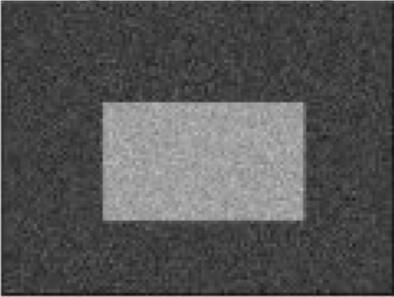
#> input picture Image Processing in OpenCV/Image Thresholding/nosing.jpg, 394 x 297 px
$ python Binarization.py
#> lines starting #> are read from the running program, lines starting #| are printed output that depends on the picture; after the words box and inside, x2 and y2 are one past the last pixel; in counts of white or black regions, pixels touching at a corner belong together
# -*- coding: utf-8 -*-
"""
@author: wuxin
"""

import cv2 as cv
import numpy as np
from matplotlib import pyplot as plt

if __name__ == "__main__":

    img = cv.imread('nosing.jpg', 0)
#> img is the input picture: shape (297, 394); min 16, max 226, mean 84
    blur = cv.GaussianBlur(img,(5,5),0)
    # find normalized_histogram, and its cumulative distribution function
    hist = cv.calcHist([blur],[0],None,[256],[0,256])
#> hist = 256 values, max 5844 at index 65, min 0 at index 0, mean 457.1
    hist_norm = hist.ravel()/hist.max()
#> hist_norm = 256 values, max 1 at index 65, min 0 at index 0, mean 0.0782
    Q = hist_norm.cumsum()
#> Q = 256 values from 0 to 20.02
    bins = np.arange(256)
    fn_min = np.inf
    thresh = -1
    for i in range(1,256):
        p1,p2 = np.hsplit(hist_norm,[i]) # probabilities
        q1,q2 = Q[i],Q[255]-Q[i] # cum sum of classes
        b1,b2 = np.hsplit(bins,[i]) # weights
        # finding means and variances
        m1,m2 = np.sum(p1*b1)/q1, np.sum(p2*b2)/q2
        v1,v2 = np.sum(((b1-m1)**2)*p1)/q1,np.sum(((b2-m2)**2)*p2)/q2
        # calculates the minimization function
        fn = v1*q1 + v2*q2
        if fn < fn_min:
            fn_min = fn
            thresh = i
#> this loop made 255 passes
#> (q1, q2, m1, m2, v1, v2, fn, fn_min) on passes 25 to 35: (0.000342, 20.02, 0, 83.75, 0, 1494.5, 29924.9, 29924.9), (0.000856, 20.02, 10, 83.75, 90, 1494.5, 29923.8, 29923.8), (0.00137, 20.02, 16, 83.75, 57.75, 1494.4, 29922.1, 29922.1), (0.00342, 20.02, 10.45, 83.76, 98.53, 1494.5, 29920.7, 29920.7), (0.00565, 20.02, 16.52, 83.77, 70.5, 1494.4, 29914.4, 29914.4), (0.00838, 20.02, 18.82, 83.78, 56.99, 1494.2, 29907.8, 29907.8), (0.0125, 20.01, 19.21, 83.79, 60.65, 1494.1, 29900.1, 29900.1), (0.0207, 20, 17.74, 83.82, 83.56, 1494.2, 29889.7, 29889.7), (0.0281, 20, 22.45, 83.84, 49.28, 1493.6, 29867.3, 29867.3), (0.0354, 19.99, 24.64, 83.85, 35.92, 1493.2, 29848.2, 29848.2), (0.0467, 19.98, 24.04, 83.89, 47.75, 1493.2, 29830.9, 29830.9)
#> (p1, q1, q2, m1, m2, v1, v2, fn) on passes 1 to 6: ([0], 0, 20.02, nan, 83.75, nan, 1494.5, nan), ([0, 0], 0, 20.02, nan, 83.75, nan, 1494.5, nan), ([0, 0, 0], 0, 20.02, nan, 83.75, nan, 1494.5, nan), ([0, 0, 0, 0], 0, 20.02, nan, 83.75, nan, 1494.5, nan), ([0, 0, 0, 0, 0], 0, 20.02, nan, 83.75, nan, 1494.5, nan), ([0, 0, 0, 0, 0, 0], 0, 20.02, nan, 83.75, nan, 1494.5, nan)
    # find otsu's threshold value with OpenCV function
    ret, otsu = cv.threshold(blur,0,255,cv.THRESH_BINARY+cv.THRESH_OTSU)
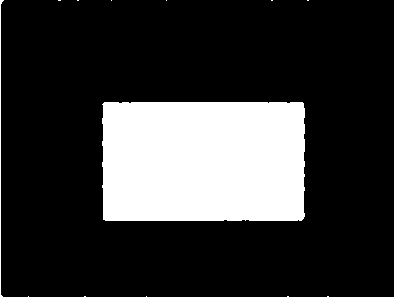
#> otsu: shape (297, 394); 20.8% white; 13 white regions (11 under 20 px), largest, box (x1, y1, x2, y2) and area: (102, 102, 305, 221) 23963, (0, 0, 4, 297) 307
    print( "{} {}".format(thresh,ret) )
#| 111 110.0

$ run again, with Image Processing in OpenCV/Image Thresholding/ChessBoard.jpg copied over Image Processing in OpenCV/Image Thresholding/nosing.jpg
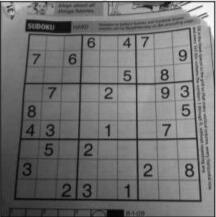
#> input picture Image Processing in OpenCV/Image Thresholding/ChessBoard.jpg, 216 x 217 px
#> img is the input picture: shape (217, 216); min 0, max 255, mean 113.7
#> `blur = cv.GaussianBlur(img,(5,5),0)`:
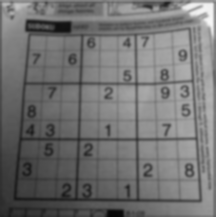
#> blur: shape (217, 216); min 6, max 247, mean 113.5
#> hist = 256 values, max 587 at index 144, min 0 at index 0, mean 183.1
#> hist_norm = 256 values, max 1 at index 144, min 0 at index 0, mean 0.312
#> Q = 256 values from 0 to 79.85
#> the loop `for i in range(1,256):` made 255 passes
#> (p1, q1, q2, m1, m2, v1, v2, fn) on passes 6 to 9: ([0, 0, 0, 0, 0, 0], 0.00681, 79.84, 0, 113.5, 0, 1221.6, 97535.9), ([0, 0, 0, 0, 0, 0, 0.00681], 0.029, 79.82, 1.41, 113.6, 4.95, 1220.9, 97457.4), ([0, 0, 0, 0, 0, 0, 0.00681, 0.0221], 0.0647, 79.79, 3.03, 113.6, 6.33, 1218.3, 97206.4), ([0, 0, 0, 0, 0, 0, 0.00681, 0.0221, 0.0358], 0.0818, 79.77, 5.9, 113.6, 2.27, 1213.6, 96807.3)
#> `ret, otsu = cv.threshold(blur,0,255,cv.THRESH_BINARY+cv.THRESH_OTSU)`:
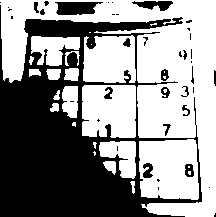
#> otsu: shape (217, 216); 56.9% white; 41 black regions (24 under 20 px), largest, box (x1, y1, x2, y2) and area: (0, 5, 202, 217) 18681, (55, 2, 103, 15) 485, (132, 1, 173, 11) 244
#| 109 109.0
